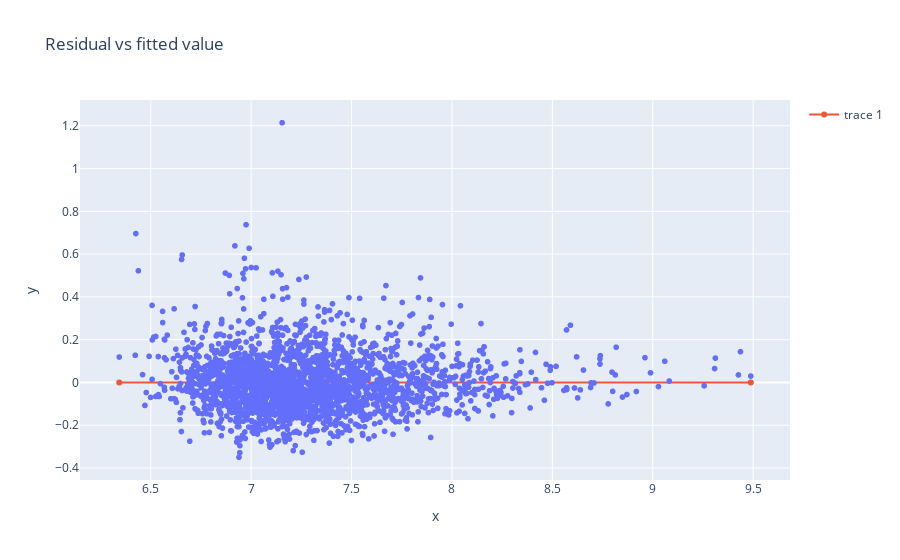
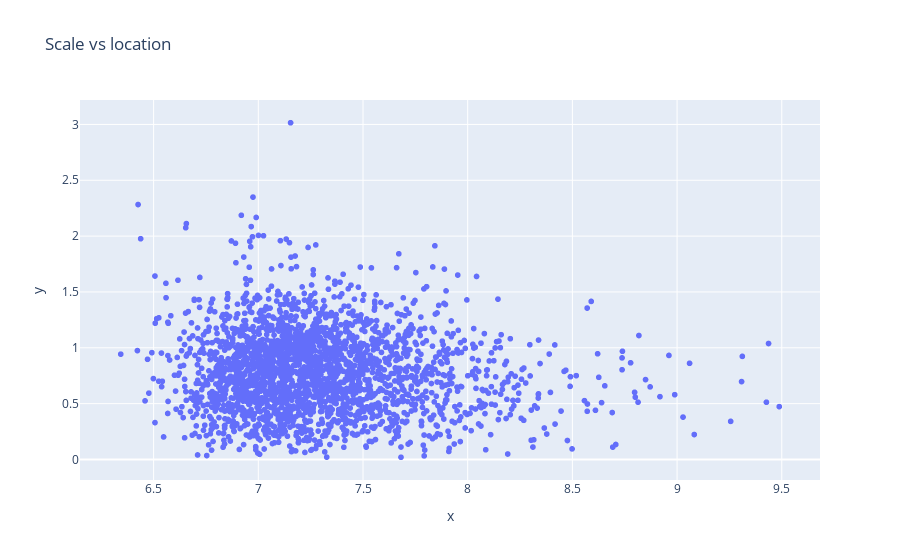

The notebook cell these images were saved under, in order:
### Markdown cell above
Let's now check if transforming the data will help:

### Code cell
## Get the data and the dummy variables:
data = pd.merge(income[['Code', '2020', 'Voivodeship']], population[['Code', '2020']], on='Code', suffixes=['income', 'population'])
data.dropna(inplace=True)
# Remove Warsaw
data = data.drop(index=1293)
data = pd.get_dummies(data, columns=['Voivodeship'])
Y = data['2020income']
# transform Y
Y = np.log10(Y)

## Fit a model that encodes each voivodeship with a dummy variable:
X = data.iloc[:, 2:]
# transform X
X['2020population'] = np.log10(X['2020population'])
model = sm.OLS(Y, X)
results = model.fit()
print(results.summary())

# Results of RESET test
print(sm.stats.diagnostic.linear_reset(results, power=3, test_type='fitted'))

## Get the fitted values:
fitted_values_summary = results.get_prediction().summary_frame()
fitted_values = fitted_values_summary['mean']
## Compute the residuals:
residuals = Y - fitted_values

## The average prediction error can be estimated by RMSE
## (it's an estimation on training data, so it's biased)
print('RMSE of the model:', np.sqrt(np.mean(residuals**2)))
# for log-transformed data, we need to transform the predictions back:
print('RMSE of back-transformed model:', np.sqrt(np.mean((10**Y - 10**fitted_values)**2)))
## Standardize the residuals & compute the square root:
residuals_standardized = (residuals - residuals.mean())/residuals.std()
residuals_sqroot = np.sqrt(np.abs(residuals_standardized))
## Diagnostic plots:
px.scatter(x=fitted_values, y=residuals,
           title='Residual vs fitted value').add_scatter(x=[min(fitted_values),
                                                            max(fitted_values)],
                                                         y=[0,0]).show()
px.scatter(x=fitted_values, y=residuals_sqroot, title='Scale vs location').show()
px.histogram(x=residuals, title='Residuals').show()
sm.graphics.influence_plot(results, criterion="cooks").show()

### Figure 1 — Plotly figure (JSON) as saved in the notebook; plotly's stock layout.template omitted (floating-point values rounded to 4 significant figures; data arrays with more than 128 entries replaced by an {"elided": "..."} marker saying what was removed)
{"data": [{"hovertemplate": "x=%{x}<br>y=%{y}<extra></extra>", "legendgroup": "", "marker": {"color": "#636efa", "symbol": "circle"}, "mode": "markers", "name": "", "showlegend": false, "type": "scattergl", "x": {"elided": "2476 float values"}, "xaxis": "x", "y": {"elided": "2476 float values"}, "yaxis": "y"}, {"type": "scatter", "x": [6.343, 9.488], "y": [0, 0]}], "layout": {"legend": {"tracegroupgap": 0}, "title": {"text": "Residual vs fitted value"}, "xaxis": {"anchor": "y", "domain": [0, 1], "title": {"text": "x"}}, "yaxis": {"anchor": "x", "domain": [0, 1], "title": {"text": "y"}}}}

### Figure 2 — Plotly figure (JSON) as saved in the notebook; plotly's stock layout.template omitted (floating-point values rounded to 4 significant figures; data arrays with more than 128 entries replaced by an {"elided": "..."} marker saying what was removed)
{"data": [{"hovertemplate": "x=%{x}<br>y=%{y}<extra></extra>", "legendgroup": "", "marker": {"color": "#636efa", "symbol": "circle"}, "mode": "markers", "name": "", "showlegend": false, "type": "scattergl", "x": {"elided": "2476 float values"}, "xaxis": "x", "y": {"elided": "2476 float values"}, "yaxis": "y"}], "layout": {"legend": {"tracegroupgap": 0}, "title": {"text": "Scale vs location"}, "xaxis": {"anchor": "y", "domain": [0, 1], "title": {"text": "x"}}, "yaxis": {"anchor": "x", "domain": [0, 1], "title": {"text": "y"}}}}
